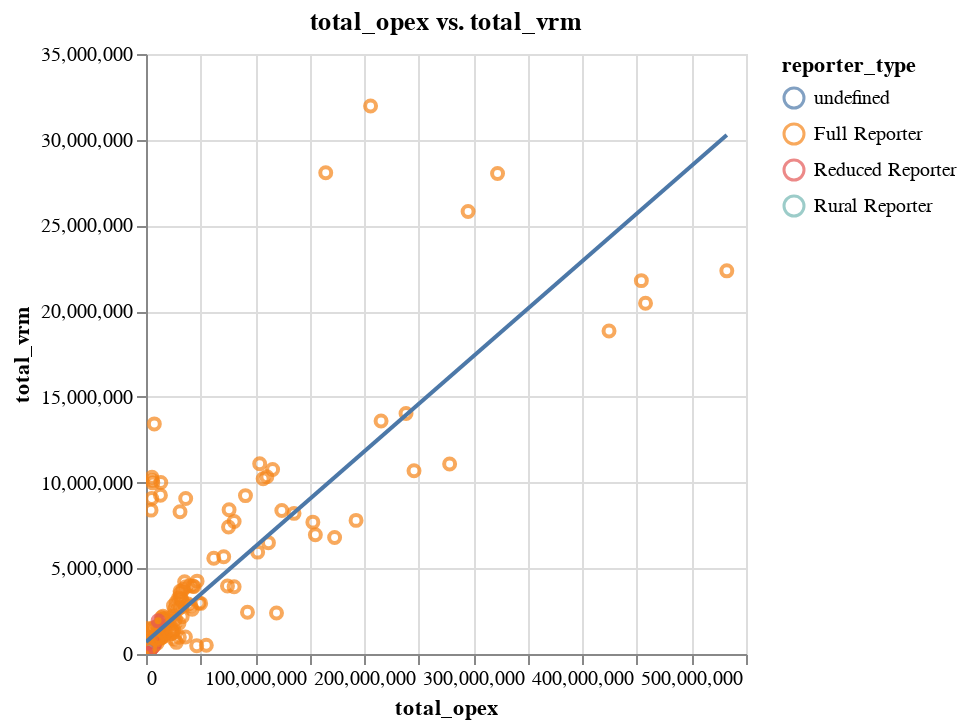

Source (notebook cell):
### Code cell
#Operating cost per VRM

make_scatter(
    agg_metrics_no_outliers,
    "total_opex",
    "total_vrm",
    color = "reporter_type"
)

### Figure 1 — Vega-Lite specification as saved in the notebook (floating-point values rounded to 4 significant figures; data arrays with more than 128 entries replaced by an {"elided": "..."} marker saying what was removed)
{"config": {"view": {"continuousWidth": 300, "continuousHeight": 300}}, "layer": [{"mark": {"type": "point"}, "encoding": {"color": {"field": "reporter_type", "type": "nominal"}, "tooltip": [{"field": "total_opex", "type": "quantitative"}, {"field": "total_vrm", "type": "quantitative"}, {"field": "agency", "type": "nominal"}], "x": {"field": "total_opex", "type": "quantitative"}, "y": {"field": "total_vrm", "type": "quantitative"}}, "name": "view_2", "title": "total_opex vs. total_vrm"}, {"mark": {"type": "line"}, "encoding": {"color": {"field": "reporter_type", "type": "nominal"}, "tooltip": [{"field": "total_opex", "type": "quantitative"}, {"field": "total_vrm", "type": "quantitative"}, {"field": "agency", "type": "nominal"}], "x": {"field": "total_opex", "type": "quantitative"}, "y": {"field": "total_vrm", "type": "quantitative"}}, "title": "total_opex vs. total_vrm", "transform": [{"on": "total_opex", "regression": "total_vrm"}]}], "data": {"name": "data-37f63450d1e6173462a08b14ae7142fa"}, "params": [{"name": "param_6", "select": {"type": "interval", "encodings": ["x", "y"]}, "bind": "scales", "views": ["view_2"]}], "$schema": "https://vega.github.io/schema/vega-lite/v5.17.0.json", "datasets": {"data-37f63450d1e6173462a08b14ae7142fa": {"elided": "320 records"}}}
